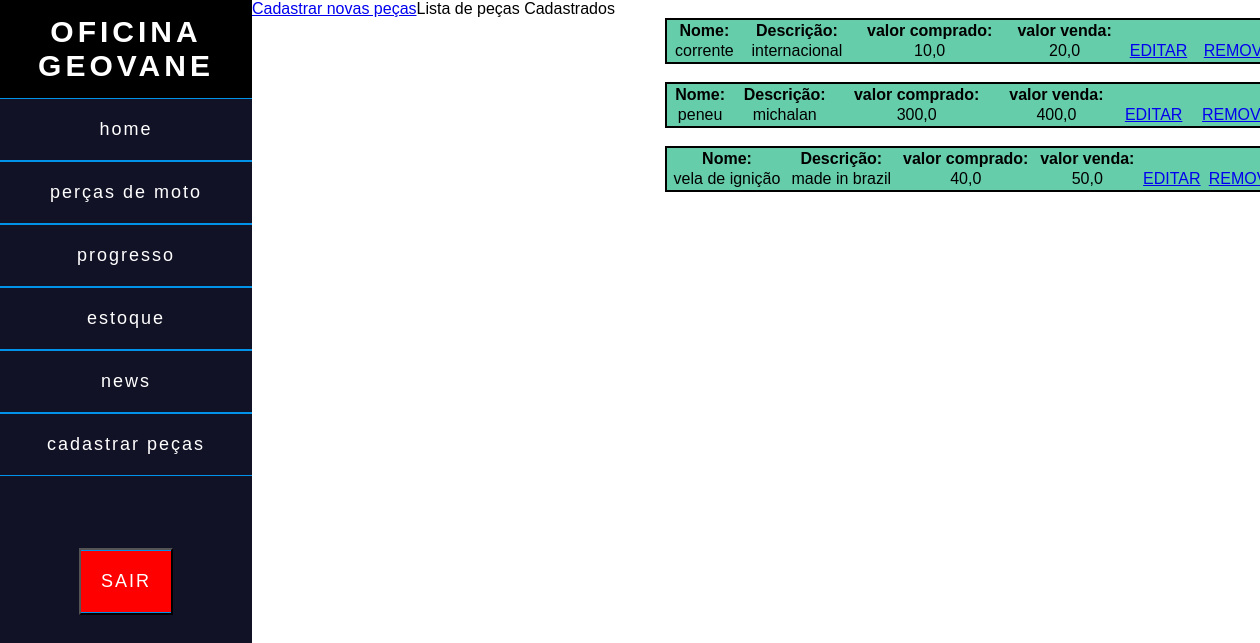
Page /lista_percas/ on the earlier database version.
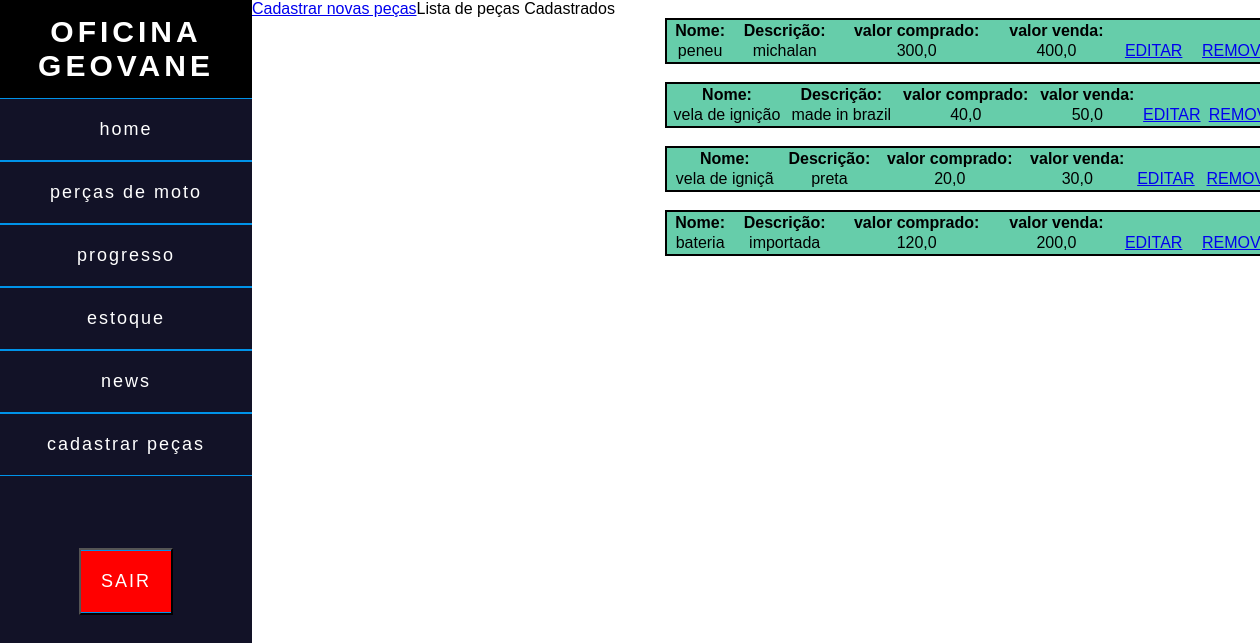
Same page on the later database version.
### core/models.py (models this page shows)
class percas(models.Model):
    nome = models.CharField('nome', max_length=20)
    descricao= models.CharField('descrição', max_length=40)
    valor_compra = models.FloatField('valor_compra')
    valor_venda = models.FloatField('valor_venda')

### core/views.py (the view)
# urls.py: path('lista_percas/', lista_percas, name='lista_percas'),
def lista_percas(request):
    perca = percas.objects.all()
    contexto ={
        'todas_percas': perca
    }
    return render(request, 'lista_percas.html', contexto)

### template/lista_percas.html (shortened to what this page needs)
<!DOCTYPE html>
<html lang="en">
<head>
    <link rel="stylesheet" href="https://cdn.jsdelivr.net/npm/bootstrap-icons@1.9.1/font/bootstrap-icons.css">
</head>
<body>
    <div class="main">
        <div class="menu fixed">
            <h2 id="logo">OFICINA GEOVANE</h2>
            <a href="{% url 'adiministrador' %}">home</a>
            <a href="moto.html">perças de moto</a>
            <a href="{% url 'progresso' %}">progresso</a>
            <a href="{% url 'lista_percas' %}">estoque</a>
            <a href="#">news</a>
            <a href="{% url 'percas_cadastrar' %}">cadastrar peças</a><br><br><br><br>
            <button class="sair"><a href="#">SAIR</a> </button>
        </div>
     <div class="row mt-2">
        <div class="col-12">
        <a href="{% url 'percas_cadastrar'%}">Cadastrar novas peças</a><br><br><br>
       </div>
    </div>
    <div class="row mt-3">
        <div class="col-12">
    <p style="text-align: center;">Lista de peças Cadastrados</p><br>
</div>
</div>
    {% for percas in todas_percas %}
    <div class="row mt-5">
    <div class="card">
    <div class="card-body">
    <table class="tabela">
    <tr>
       <th>Nome:</th> <br>
       <th>Descrição:</th>
       <th>valor comprado:</th>
      <th>valor venda:</th>
    </tr>
    <tr>
        <td>{{percas.nome}}</td>
        <td>{{percas.descricao}}
        <td>{{percas.valor_compra}}</td>
        <td>{{percas.valor_venda}}</td>
        <td> <a href="{% url 'editar_percas' percas.id %}">EDITAR</a></td>
        <td><a href="{% url 'remover_percas' percas.id %}">REMOVER</a></td>
    </tr>
</table>
</div>
</div>
    {% empty %}
    <p>Nenhuma perças cadastrado</p>
    {% endfor %}
</body>
</html>

Differences in the rows shown:
removed percas: nome "corrente", descricao "internacional", valor_compra "10,0", valor_venda "20,0"
added percas: nome "vela de igniçã", descricao "preta", valor_compra "20,0", valor_venda "30,0"
added percas: nome "bateria", descricao "importada", valor_compra "120,0", valor_venda "200,0"
